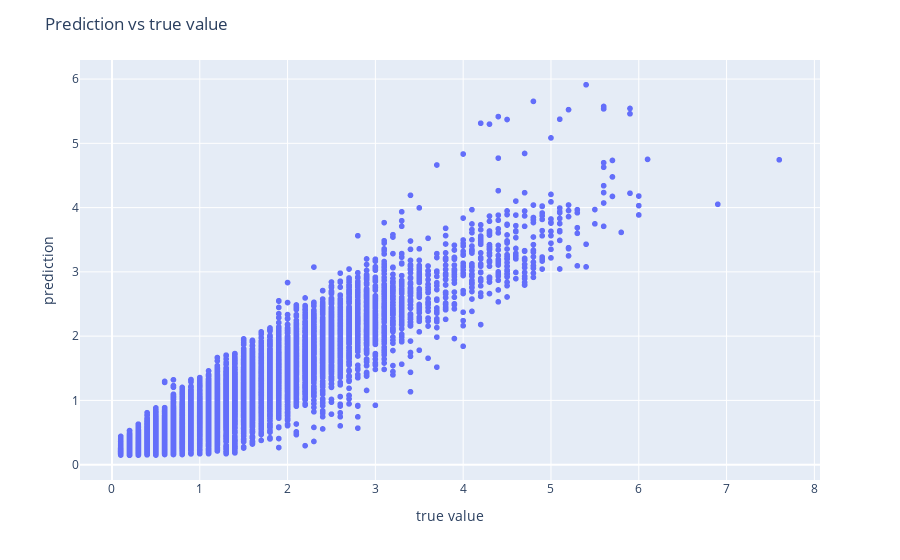

The notebook cell saved with this chart:
### Code cell
# Test performance
print('Test accuracy of the combined models: {:.3f}'.format(r2_score(Y_test, pred)))

fig = px.scatter(x=np.sqrt(np.sum(Y_test**2, axis=1)), y=np.sqrt(np.sum(pred**2, axis=1)))
fig.update_layout(title='Prediction vs true value')
fig.update_xaxes(title='true value')
fig.update_yaxes(title='prediction')
fig.show()

### Figure 1 — Plotly figure (JSON) as saved in the notebook; plotly's stock layout.template omitted (floating-point values rounded to 4 significant figures; data arrays with more than 128 entries replaced by an {"elided": "..."} marker saying what was removed)
{"data": [{"hovertemplate": "x=%{x}<br>y=%{y}<extra></extra>", "legendgroup": "", "marker": {"color": "#636efa", "symbol": "circle"}, "mode": "markers", "name": "", "showlegend": false, "type": "scattergl", "x": {"elided": "14608 float values"}, "xaxis": "x", "y": {"elided": "14608 float values"}, "yaxis": "y"}], "layout": {"legend": {"tracegroupgap": 0}, "margin": {"t": 60}, "title": {"text": "Prediction vs true value"}, "xaxis": {"anchor": "y", "domain": [0, 1], "title": {"text": "true value"}}, "yaxis": {"anchor": "x", "domain": [0, 1], "title": {"text": "prediction"}}}}
